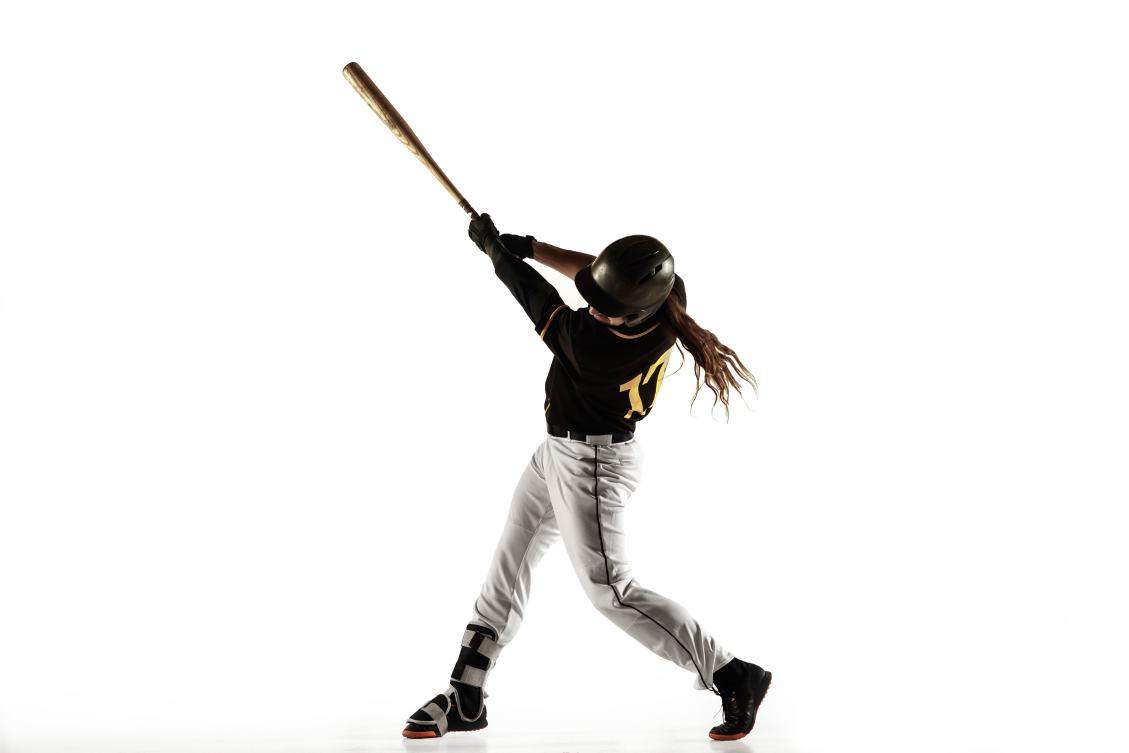
#> input picture input/bat.jpg, 7900 x 5267 px, found by its file name (shown at 1/7 size); its folder holds only this picture in this run
$ python image_resizer.py
#> lines starting #> are read from the running program, lines starting #| are printed output that depends on the picture; after the words box and inside, x2 and y2 are one past the last pixel; in counts of white or black regions, pixels touching at a corner belong together
from PIL import Image, ImageDraw
import os

# get paths for input and output folder
input_dir = os.getcwd() + '\input\\'
output_dir = os.getcwd() + '\output\\'
os.mkdir(output_dir)

dirs = os.listdir(input_dir)

def round_corners(im, rad=25):
    circle = Image.new('L', (rad * 2, rad * 2), 0)
    draw = ImageDraw.Draw(circle)
    draw.ellipse((0, 0, rad * 2, rad * 2), fill=255)
    alpha = Image.new('L', im.size, 255)
    w, h = im.size
    alpha.paste(circle.crop((0, 0, rad, rad)), (0, 0))
    alpha.paste(circle.crop((0, rad, rad, rad * 2)), (0, h - rad))
    alpha.paste(circle.crop((rad, 0, rad * 2, rad)), (w - rad, 0))
    alpha.paste(circle.crop((rad, rad, rad * 2, rad * 2)), (w - rad, h - rad))
    im.putalpha(alpha)
    return im

def resize(width, height, rounded_corners=0, make_bw=0, add_resized=1):
    for item in dirs:
        if os.path.isfile(input_dir+item):
            im = Image.open(input_dir+item)
            item_name = item.split(".")
            im_resized = im.resize((width,height), Image.LANCZOS)
            # convert image to greyscale
            if(make_bw == 1):
                im_resized = im_resized.convert("L")
            # add rounded corners to resized image
            if(rounded_corners == 1):
                im_resized = round_corners(im_resized, 25)
            # add 'resized' to file name
            if(add_resized == 1):
                im_resized.save(f"{output_dir}{item_name[0]} resized.png", 'PNG', quality=90)
            else:
                im_resized.save(f"{output_dir}{item_name[0]}.png", 'PNG', quality=90)
    print("Finished. Go to the output folder to get resized images.")


print("Welcome to the Bulk Image Resizer.\n*Make sure all images to be resized are in the input directory\n\n")

desired_width = int(input("Please enter desired width: "))
#> the answer given: 100
desired_height = int(input("Please enter desired height: "))
#> the answer given: 100

rounded_corners = int(input("Would you like the corners rounded? [1]-yes [0]-no: "))
#> the answer given: 1

make_bw = int(input("Would you like the pictures to be black and white? [1]-yes [0]-no: "))
#> the answer given: 1

add_resized = int(input("Would you like the word \'resized\' to be added to the end of each file? [1]-yes [0]-no: "))
#> the answer given: 1

resize(desired_width, desired_height, rounded_corners, make_bw, add_resized)
#> in resize, im is the input picture: PIL image 7900x5267 RGB; mean R, G, B 241.9, 241.4, 240.7
#> in resize, `im_resized = im.resize((width,height), Image.LANCZOS)`:
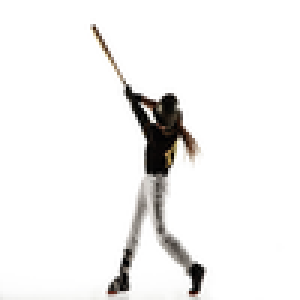
#> im_resized: PIL image 100x100 RGB (shown 3 times larger); mean R, G, B 241.8, 241.2, 240.6
#> in round_corners, `circle = Image.new('L', (rad * 2, rad * 2), 0)`: circle: PIL image 50x50 L; every value is 0
#> in round_corners, `alpha = Image.new('L', im.size, 255)`: alpha: PIL image 100x100 L; every value is 255
#> in round_corners, `alpha.paste(circle.crop((0, 0, rad, rad)), (0, 0))`:
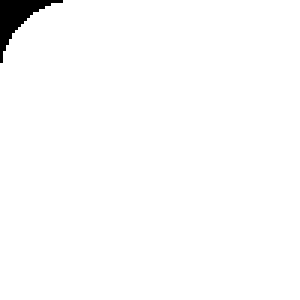
#> alpha: PIL image 100x100 L (shown 3 times larger); 98.6% white; 1 black region, box (x1, y1, x2, y2) and area: (0, 0, 21, 21) 144
#> in round_corners, `alpha.paste(circle.crop((0, 0, rad, rad)), (0, 0))`:
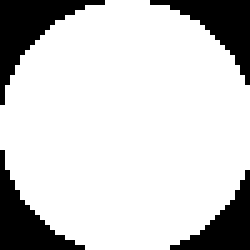
#> circle: PIL image 50x50 L (shown 5 times larger); 80.3% white; 4 black regions, box (x1, y1, x2, y2) and area: (0, 0, 21, 21) 144, (30, 0, 50, 17) 123, (0, 30, 17, 50) 123, (34, 34, 50, 50) 103
#> in round_corners, `alpha.paste(circle.crop((0, rad, rad, rad * 2)), (0, h - rad))`:
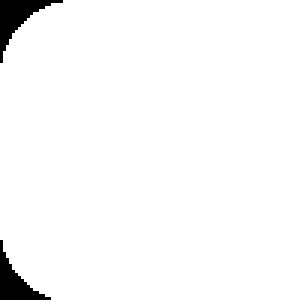
#> alpha: PIL image 100x100 L (shown 3 times larger); 97.3% white; 2 black regions, box (x1, y1, x2, y2) and area: (0, 0, 21, 21) 144, (0, 80, 17, 100) 123
#> in round_corners, `alpha.paste(circle.crop((rad, 0, rad * 2, rad)), (w - rad, 0))`:
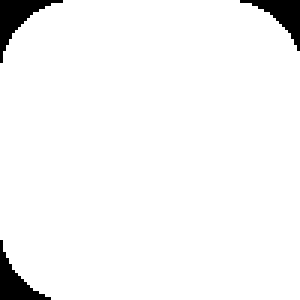
#> alpha: PIL image 100x100 L (shown 3 times larger); 96.1% white; 3 black regions, box (x1, y1, x2, y2) and area: (0, 0, 21, 21) 144, (80, 0, 100, 17) 123, (0, 80, 17, 100) 123
#> in round_corners, `alpha.paste(circle.crop((rad, rad, rad * 2, rad * 2)), (w - rad, h - r..`:
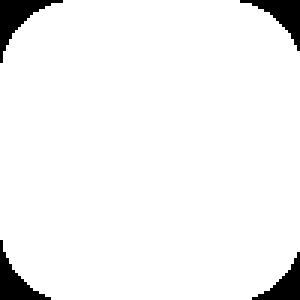
#> alpha: PIL image 100x100 L (shown 3 times larger); 95.1% white; 4 black regions, box (x1, y1, x2, y2) and area: (0, 0, 21, 21) 144, (80, 0, 100, 17) 123, (0, 80, 17, 100) 123, (84, 84, 100, 100) 103
